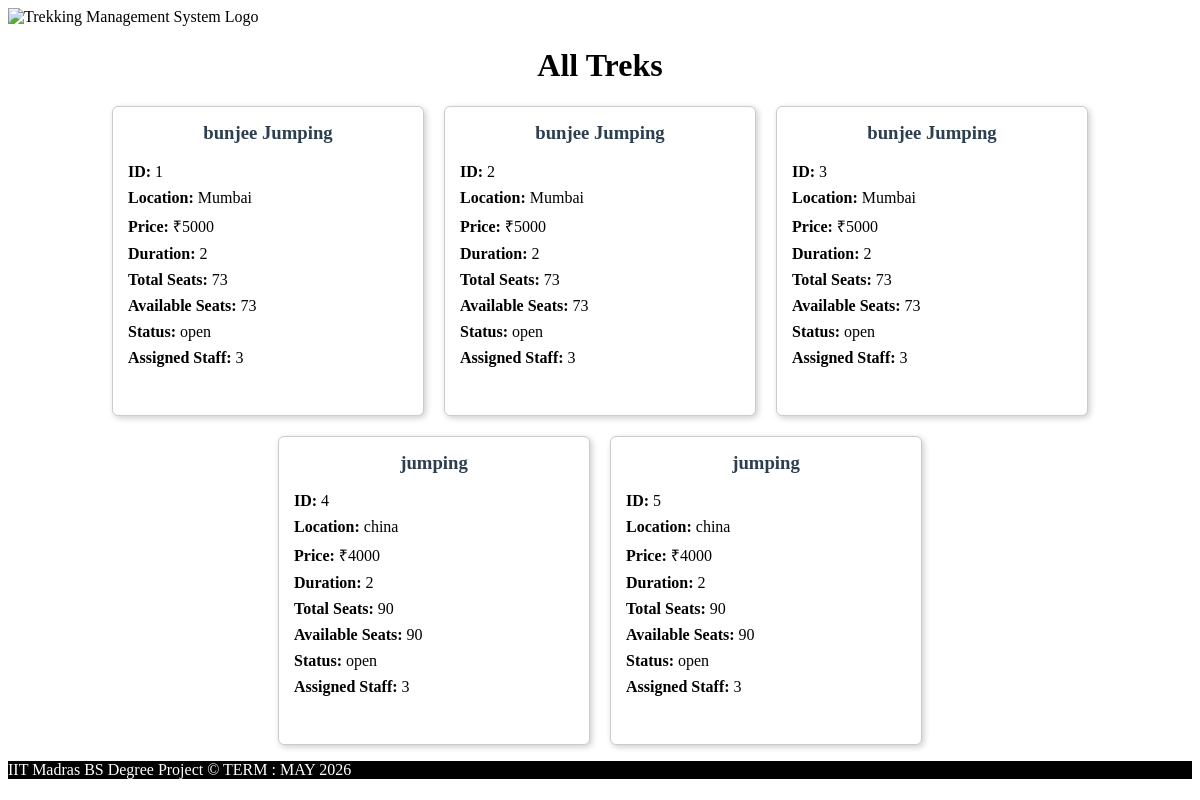
The app's page /viewTreks, older data.
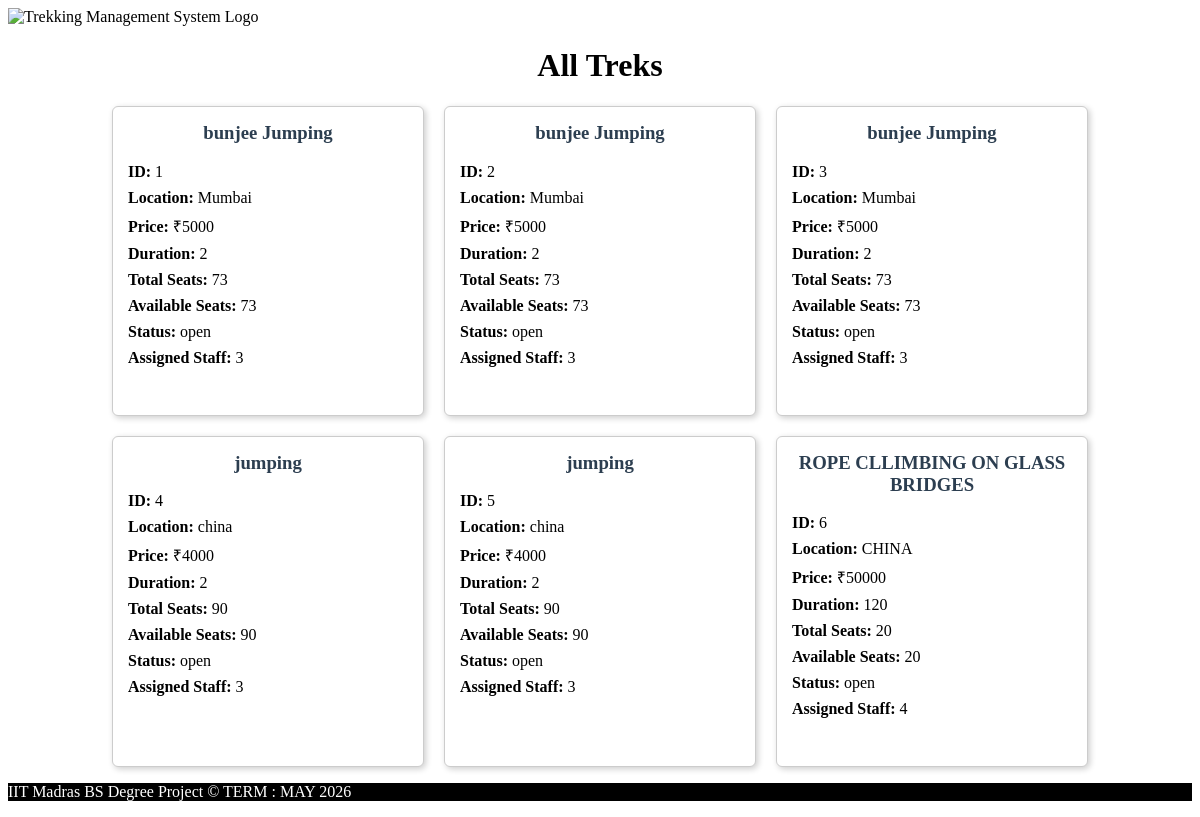
The same page, newer data.
### app.py (models this page shows)
class Trek(db.Model):
    __tablename__ = "treks"
    trek_id = db.Column(db.Integer, primary_key = True)
    trek_name = db.Column (db.String(50), nullable = False )
    location = db.Column(db.String(50), nullable = False )
    price = db.Column(db.Integer, nullable = False )
    duration = db.Column(db.String(30), nullable = False)
    difficulty = db.Column(db.String(10),nullable = False)
    total_seat = db.Column(db.Integer, nullable = False )
    available_seat = db.Column (db.Integer, nullable = False)
    status = db.Column (db.String , nullable = False , default = "open" )
    assigned_staff_id = db.Column(db.Integer,db.ForeignKey("users.user_id") )
    user = db.relationship("User", backref ="treks")

### app.py (the view)
@app.route("/viewTreks")
def viewTrek():
    viewAllTrek = Trek.query.all()
    return render_template("14_View_Treks.html", Treks = viewAllTrek)

### templates/14_View_Treks.html (shortened to what this page needs)
<!DOCTYPE html>
<html lang="en">
<head>
</head>
<body>
<div class="logo">
    <img src="/static/logo_Trekking.png"
         alt="Trekking Management System Logo"
         width="100">
</div>
<h1>All Treks</h1>
<div class="card-container">
{% for trek in Treks %}
<div class="card">
    <h3>{{ trek.trek_name }}</h3>
    <p><strong>ID:</strong> {{ trek.trek_id }}</p>
    <p><strong>Location:</strong> {{ trek.location }}</p>
    <p><strong>Price:</strong> ₹{{ trek.price }}</p>
    <p><strong>Duration:</strong> {{ trek.duration }}</p>
    <p><strong>Total Seats:</strong> {{ trek.total_seat }}</p>
    <p><strong>Available Seats:</strong> {{ trek.available_seat }}</p>
    <p><strong>Status:</strong> {{ trek.status }}</p>
    <p><strong>Assigned Staff:</strong> {{ trek.assigned_staff_id }}</p>
    <div class="buttons">
        <a href="/edit_trek/{{ trek.trek_id }}" class="edit">Edit</a>
        <a href="/delete_trek/{{ trek.trek_id }}" class="delete">Delete</a>
    </div>
</div>
{% endfor %}
</div>
<div id ="footer" style ="color:white;background-color: black;">
    <p>IIT Madras BS Degree Project © TERM : MAY 2026</p>
</div>
</body>
</html>

### templates/14_View_Treks.html (style rules this page uses)
h1 { text-align:center; }
.card-container { display:flex; flex-wrap:wrap; gap:20px; justify-content:center; }
.card { width:280px; background:white; border:1px solid #ccc; border-radius:6px; padding:15px; box-shadow:2px 2px 6px rgba(0,0,0,0.2); }
.card h3 { margin-top:0; color:#2c3e50; text-align:center; }
.card p { margin:8px 0; }
.buttons { margin-top:15px; text-align:center; }
.buttons a { text-decoration:none; padding:6px 12px; border-radius:4px; color:white; margin:5px; }

Row changes from the older to the newer data that the page shows:
added Trek: trek_name "ROPE CLLIMBING ON GLASS BRIDGES", trek_id "6", location "CHINA", price "50000", duration "120", total_seat "20", available_seat "20", status "open", assigned_staff_id "4"
